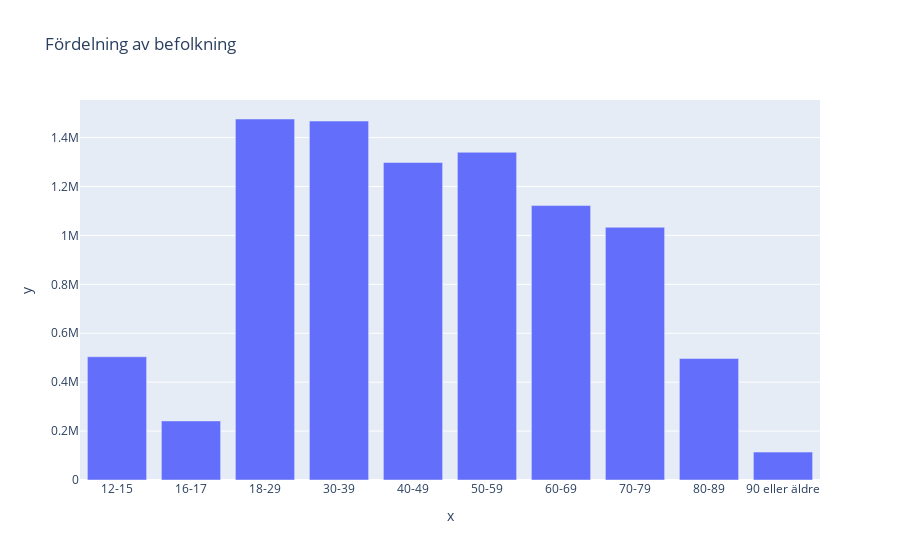

The cell this chart's notebook holds for it:
### Code cell
fig = px.bar(
    vaccin,
    x=demo_age,
    y=demo_pop,
    title="Fördelning av befolkning"
)
fig.show()

### Figure 1 — Plotly figure (JSON) as saved in the notebook; plotly's stock layout.template omitted (floating-point values rounded to 4 significant figures)
{"data": [{"alignmentgroup": "True", "hovertemplate": "x=%{x}<br>y=%{y}<extra></extra>", "legendgroup": "", "marker": {"color": "#636efa", "pattern": {"shape": ""}}, "name": "", "offsetgroup": "", "orientation": "v", "showlegend": false, "textposition": "auto", "type": "bar", "x": ["12-15", "16-17", "18-29", "30-39", "40-49", "50-59", "60-69", "70-79", "80-89", "90 eller äldre"], "xaxis": "x", "y": [503831, 241539, 1475950, 1467590, 1298156, 1339798, 1121922, 1033113, 496750, 114141], "yaxis": "y"}], "layout": {"barmode": "relative", "legend": {"tracegroupgap": 0}, "title": {"text": "Fördelning av befolkning"}, "xaxis": {"anchor": "y", "domain": [0, 1], "title": {"text": "x"}}, "yaxis": {"anchor": "x", "domain": [0, 1], "title": {"text": "y"}}}}
